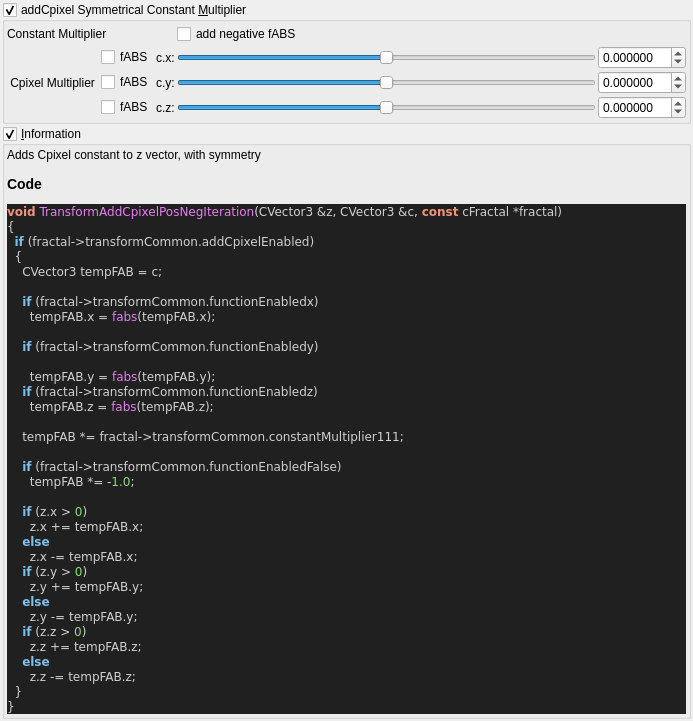
<?xml version="1.0" encoding="UTF-8"?>
<ui version="4.0">
 <class>Form</class>
 <widget class="QWidget" name="Form">
  <property name="geometry">
   <rect>
    <x>0</x>
    <y>0</y>
    <width>693</width>
    <height>665</height>
   </rect>
  </property>
  <property name="windowTitle">
   <string>Form</string>
  </property>
  <layout class="QVBoxLayout" name="verticalLayout">
   <property name="spacing">
    <number>2</number>
   </property>
   <property name="leftMargin">
    <number>2</number>
   </property>
   <property name="topMargin">
    <number>2</number>
   </property>
   <property name="rightMargin">
    <number>2</number>
   </property>
   <property name="bottomMargin">
    <number>2</number>
   </property>
   <item>
    <widget class="MyGroupBox" name="groupCheck_transf_addCpixel_enabled">
     <property name="toolTip">
      <string>&lt;html&gt;&lt;head/&gt;&lt;body&gt;&lt;p&gt;Cpixel is CVector3 c = ( c.x, c.y, c.z). It is  each original point (pixel) in 3D space where the iteration starts from, ( c = original z for each point .) It is commonly found in formula structures z = f(z) + c.&lt;/p&gt;&lt;p&gt;The Cpixel multiplier effectively scales this point &amp;quot;c&amp;quot;.&lt;/p&gt;&lt;p&gt;This transform allows the addition or subtraction of Cpixel, dependent on whether z is postive or negative.&lt;/p&gt;&lt;p&gt;e.g if &lt;span style=&quot; font-style:italic;&quot;&gt;z.x&lt;/span&gt; is positive then &lt;span style=&quot; font-style:italic;&quot;&gt;fabs(c.x)&lt;/span&gt; is added, if &lt;span style=&quot; font-style:italic;&quot;&gt;z.x&lt;/span&gt; is negative then &lt;span style=&quot; font-style:italic;&quot;&gt;fabs(c)&lt;/span&gt; is subtracted. &lt;/p&gt;&lt;p&gt;Also try negative addCpixel constant multipliers.&lt;/p&gt;&lt;p&gt;If checkBoxes are disabled then Cpixel remains signed.&lt;/p&gt;&lt;p&gt;&lt;br/&gt;&lt;/p&gt;&lt;/body&gt;&lt;/html&gt;</string>
     </property>
     <property name="title">
      <string>addCpixel Symmetrical Constant &amp;Multiplier </string>
     </property>
     <property name="checkable">
      <bool>true</bool>
     </property>
     <layout class="QVBoxLayout" name="verticalLayout_49">
      <property name="spacing">
       <number>2</number>
      </property>
      <property name="leftMargin">
       <number>2</number>
      </property>
      <property name="topMargin">
       <number>2</number>
      </property>
      <property name="rightMargin">
       <number>2</number>
      </property>
      <property name="bottomMargin">
       <number>2</number>
      </property>
      <item>
       <layout class="QGridLayout" name="gridLayout_23">
        <property name="spacing">
         <number>2</number>
        </property>
        <item row="1" column="3">
         <widget class="QSlider" name="slider3_transf_constant_multiplier_111_x">
          <property name="sizePolicy">
           <sizepolicy hsizetype="Expanding" vsizetype="Maximum">
            <horstretch>0</horstretch>
            <verstretch>0</verstretch>
           </sizepolicy>
          </property>
          <property name="minimum">
           <number>-10000000</number>
          </property>
          <property name="maximum">
           <number>10000000</number>
          </property>
          <property name="value">
           <number>0</number>
          </property>
          <property name="sliderPosition">
           <number>0</number>
          </property>
          <property name="orientation">
           <enum>Qt::Horizontal</enum>
          </property>
         </widget>
        </item>
        <item row="2" column="3">
         <widget class="QSlider" name="slider3_transf_constant_multiplier_111_y">
          <property name="sizePolicy">
           <sizepolicy hsizetype="Expanding" vsizetype="Maximum">
            <horstretch>0</horstretch>
            <verstretch>0</verstretch>
           </sizepolicy>
          </property>
          <property name="minimum">
           <number>-10000000</number>
          </property>
          <property name="maximum">
           <number>10000000</number>
          </property>
          <property name="value">
           <number>0</number>
          </property>
          <property name="sliderPosition">
           <number>0</number>
          </property>
          <property name="orientation">
           <enum>Qt::Horizontal</enum>
          </property>
         </widget>
        </item>
        <item row="1" column="4">
         <widget class="MyDoubleSpinBox" name="spinbox3_transf_constant_multiplier_111_x">
          <property name="sizePolicy">
           <sizepolicy hsizetype="Minimum" vsizetype="Maximum">
            <horstretch>0</horstretch>
            <verstretch>0</verstretch>
           </sizepolicy>
          </property>
          <property name="prefix">
           <string/>
          </property>
          <property name="suffix">
           <string/>
          </property>
          <property name="decimals">
           <number>6</number>
          </property>
          <property name="minimum">
           <double>-99.989999999999995</double>
          </property>
          <property name="maximum">
           <double>99.989999999999995</double>
          </property>
          <property name="singleStep">
           <double>0.100000000000000</double>
          </property>
         </widget>
        </item>
        <item row="3" column="3">
         <widget class="QSlider" name="slider3_transf_constant_multiplier_111_z">
          <property name="sizePolicy">
           <sizepolicy hsizetype="Expanding" vsizetype="Maximum">
            <horstretch>0</horstretch>
            <verstretch>0</verstretch>
           </sizepolicy>
          </property>
          <property name="minimum">
           <number>-10000000</number>
          </property>
          <property name="maximum">
           <number>10000000</number>
          </property>
          <property name="value">
           <number>0</number>
          </property>
          <property name="sliderPosition">
           <number>0</number>
          </property>
          <property name="orientation">
           <enum>Qt::Horizontal</enum>
          </property>
         </widget>
        </item>
        <item row="1" column="2">
         <widget class="QLabel" name="label_109">
          <property name="text">
           <string>c.x:</string>
          </property>
         </widget>
        </item>
        <item row="2" column="4">
         <widget class="MyDoubleSpinBox" name="spinbox3_transf_constant_multiplier_111_y">
          <property name="sizePolicy">
           <sizepolicy hsizetype="Minimum" vsizetype="Maximum">
            <horstretch>0</horstretch>
            <verstretch>0</verstretch>
           </sizepolicy>
          </property>
          <property name="prefix">
           <string/>
          </property>
          <property name="suffix">
           <string/>
          </property>
          <property name="decimals">
           <number>6</number>
          </property>
          <property name="minimum">
           <double>-99.989999999999995</double>
          </property>
          <property name="maximum">
           <double>99.989999999999995</double>
          </property>
          <property name="singleStep">
           <double>0.100000000000000</double>
          </property>
         </widget>
        </item>
        <item row="3" column="4">
         <widget class="MyDoubleSpinBox" name="spinbox3_transf_constant_multiplier_111_z">
          <property name="sizePolicy">
           <sizepolicy hsizetype="Minimum" vsizetype="Maximum">
            <horstretch>0</horstretch>
            <verstretch>0</verstretch>
           </sizepolicy>
          </property>
          <property name="prefix">
           <string/>
          </property>
          <property name="suffix">
           <string/>
          </property>
          <property name="decimals">
           <number>6</number>
          </property>
          <property name="minimum">
           <double>-99.989999999999995</double>
          </property>
          <property name="maximum">
           <double>99.989999999999995</double>
          </property>
          <property name="singleStep">
           <double>0.100000000000000</double>
          </property>
         </widget>
        </item>
        <item row="2" column="2">
         <widget class="QLabel" name="label_110">
          <property name="text">
           <string>c.y:</string>
          </property>
         </widget>
        </item>
        <item row="3" column="2">
         <widget class="QLabel" name="label_111">
          <property name="text">
           <string>c.z:</string>
          </property>
         </widget>
        </item>
        <item row="3" column="1">
         <widget class="QCheckBox" name="checkBox_transf_function_enabledz">
          <property name="text">
           <string>fABS</string>
          </property>
         </widget>
        </item>
        <item row="1" column="1">
         <widget class="QCheckBox" name="checkBox_transf_function_enabledx">
          <property name="text">
           <string>fABS</string>
          </property>
         </widget>
        </item>
        <item row="2" column="1">
         <widget class="QCheckBox" name="checkBox_transf_function_enabledy">
          <property name="text">
           <string>fABS</string>
          </property>
         </widget>
        </item>
        <item row="2" column="0">
         <widget class="QLabel" name="label_112">
          <property name="text">
           <string> Cpixel Multiplier </string>
          </property>
         </widget>
        </item>
        <item row="0" column="0" colspan="3">
         <widget class="QLabel" name="label_108">
          <property name="text">
           <string>Constant Multiplier</string>
          </property>
         </widget>
        </item>
        <item row="0" column="3">
         <widget class="QCheckBox" name="checkBox_transf_function_enabled_false">
          <property name="text">
           <string>add negative fABS</string>
          </property>
         </widget>
        </item>
       </layout>
      </item>
     </layout>
    </widget>
   </item>
   <item>
    <widget class="MyGroupBox" name="groupCheck_info">
     <property name="title">
      <string>&amp;Information</string>
     </property>
     <property name="flat">
      <bool>false</bool>
     </property>
     <property name="checkable">
      <bool>true</bool>
     </property>
     <layout class="QVBoxLayout" name="verticalLayout_2">
      <property name="spacing">
       <number>2</number>
      </property>
      <property name="leftMargin">
       <number>2</number>
      </property>
      <property name="topMargin">
       <number>2</number>
      </property>
      <property name="rightMargin">
       <number>2</number>
      </property>
      <property name="bottomMargin">
       <number>2</number>
      </property>
      <item>
       <widget class="QLabel" name="label_code_content">
        <property name="text">
         <string>&lt;p&gt;Adds Cpixel constant to z vector, with symmetry&lt;/p&gt;&lt;table&gt;
&lt;/table&gt;
&lt;h3&gt;Code&lt;/h3&gt;
&lt;!DOCTYPE HTML PUBLIC &quot;-//W3C//DTD HTML 4.0 Transitional//EN&quot;&gt;
&lt;html&gt;
&lt;head&gt;
&lt;meta http-equiv=&quot;content-type&quot; content=&quot;text/html; charset=ISO-8859-1&quot;&gt;
&lt;title&gt;Source file&lt;/title&gt;
&lt;/head&gt;
&lt;body style=&quot;background-color:#202020&quot;&gt;
&lt;pre style=&quot;color:#d0d0d0; background-color:#202020;  font-family:'Courier New';&quot;&gt;&lt;span style=&quot;color:#f09479; font-weight:bold&quot;&gt;void&lt;/span&gt; &lt;span style=&quot;color:#e47eed&quot;&gt;TransformAddCpixelPosNegIteration&lt;/span&gt;&lt;span style=&quot;color:#d0d0d0&quot;&gt;(&lt;/span&gt;CVector3 &lt;span style=&quot;color:#d0d0d0&quot;&gt;&amp;amp;&lt;/span&gt;z&lt;span style=&quot;color:#d0d0d0&quot;&gt;,&lt;/span&gt; CVector3 &lt;span style=&quot;color:#d0d0d0&quot;&gt;&amp;amp;&lt;/span&gt;c&lt;span style=&quot;color:#d0d0d0&quot;&gt;,&lt;/span&gt; &lt;span style=&quot;color:#f09479; font-weight:bold&quot;&gt;const&lt;/span&gt; cFractal &lt;span style=&quot;color:#d0d0d0&quot;&gt;*&lt;/span&gt;fractal&lt;span style=&quot;color:#d0d0d0&quot;&gt;)&lt;/span&gt;
&lt;span style=&quot;color:#d0d0d0&quot;&gt;{&lt;/span&gt;
  &lt;span style=&quot;color:#7ec0ee; font-weight:bold&quot;&gt;if&lt;/span&gt; &lt;span style=&quot;color:#d0d0d0&quot;&gt;(&lt;/span&gt;fractal&lt;span style=&quot;color:#d0d0d0&quot;&gt;-&amp;gt;&lt;/span&gt;transformCommon&lt;span style=&quot;color:#d0d0d0&quot;&gt;.&lt;/span&gt;addCpixelEnabled&lt;span style=&quot;color:#d0d0d0&quot;&gt;)&lt;/span&gt;
  &lt;span style=&quot;color:#d0d0d0&quot;&gt;{&lt;/span&gt;
    CVector3 tempFAB &lt;span style=&quot;color:#d0d0d0&quot;&gt;=&lt;/span&gt; c&lt;span style=&quot;color:#d0d0d0&quot;&gt;;&lt;/span&gt;

    &lt;span style=&quot;color:#7ec0ee; font-weight:bold&quot;&gt;if&lt;/span&gt; &lt;span style=&quot;color:#d0d0d0&quot;&gt;(&lt;/span&gt;fractal&lt;span style=&quot;color:#d0d0d0&quot;&gt;-&amp;gt;&lt;/span&gt;transformCommon&lt;span style=&quot;color:#d0d0d0&quot;&gt;.&lt;/span&gt;functionEnabledx&lt;span style=&quot;color:#d0d0d0&quot;&gt;)&lt;/span&gt;
      tempFAB&lt;span style=&quot;color:#d0d0d0&quot;&gt;.&lt;/span&gt;x &lt;span style=&quot;color:#d0d0d0&quot;&gt;=&lt;/span&gt; &lt;span style=&quot;color:#e47eed&quot;&gt;fabs&lt;/span&gt;&lt;span style=&quot;color:#d0d0d0&quot;&gt;(&lt;/span&gt;tempFAB&lt;span style=&quot;color:#d0d0d0&quot;&gt;.&lt;/span&gt;x&lt;span style=&quot;color:#d0d0d0&quot;&gt;);&lt;/span&gt;

    &lt;span style=&quot;color:#7ec0ee; font-weight:bold&quot;&gt;if&lt;/span&gt; &lt;span style=&quot;color:#d0d0d0&quot;&gt;(&lt;/span&gt;fractal&lt;span style=&quot;color:#d0d0d0&quot;&gt;-&amp;gt;&lt;/span&gt;transformCommon&lt;span style=&quot;color:#d0d0d0&quot;&gt;.&lt;/span&gt;functionEnabledy&lt;span style=&quot;color:#d0d0d0&quot;&gt;)&lt;/span&gt;

      tempFAB&lt;span style=&quot;color:#d0d0d0&quot;&gt;.&lt;/span&gt;y &lt;span style=&quot;color:#d0d0d0&quot;&gt;=&lt;/span&gt; &lt;span style=&quot;color:#e47eed&quot;&gt;fabs&lt;/span&gt;&lt;span style=&quot;color:#d0d0d0&quot;&gt;(&lt;/span&gt;tempFAB&lt;span style=&quot;color:#d0d0d0&quot;&gt;.&lt;/span&gt;y&lt;span style=&quot;color:#d0d0d0&quot;&gt;);&lt;/span&gt;
    &lt;span style=&quot;color:#7ec0ee; font-weight:bold&quot;&gt;if&lt;/span&gt; &lt;span style=&quot;color:#d0d0d0&quot;&gt;(&lt;/span&gt;fractal&lt;span style=&quot;color:#d0d0d0&quot;&gt;-&amp;gt;&lt;/span&gt;transformCommon&lt;span style=&quot;color:#d0d0d0&quot;&gt;.&lt;/span&gt;functionEnabledz&lt;span style=&quot;color:#d0d0d0&quot;&gt;)&lt;/span&gt;
      tempFAB&lt;span style=&quot;color:#d0d0d0&quot;&gt;.&lt;/span&gt;z &lt;span style=&quot;color:#d0d0d0&quot;&gt;=&lt;/span&gt; &lt;span style=&quot;color:#e47eed&quot;&gt;fabs&lt;/span&gt;&lt;span style=&quot;color:#d0d0d0&quot;&gt;(&lt;/span&gt;tempFAB&lt;span style=&quot;color:#d0d0d0&quot;&gt;.&lt;/span&gt;z&lt;span style=&quot;color:#d0d0d0&quot;&gt;);&lt;/span&gt;

    tempFAB &lt;span style=&quot;color:#d0d0d0&quot;&gt;*=&lt;/span&gt; fractal&lt;span style=&quot;color:#d0d0d0&quot;&gt;-&amp;gt;&lt;/span&gt;transformCommon&lt;span style=&quot;color:#d0d0d0&quot;&gt;.&lt;/span&gt;constantMultiplier111&lt;span style=&quot;color:#d0d0d0&quot;&gt;;&lt;/span&gt;

    &lt;span style=&quot;color:#7ec0ee; font-weight:bold&quot;&gt;if&lt;/span&gt; &lt;span style=&quot;color:#d0d0d0&quot;&gt;(&lt;/span&gt;fractal&lt;span style=&quot;color:#d0d0d0&quot;&gt;-&amp;gt;&lt;/span&gt;transformCommon&lt;span style=&quot;color:#d0d0d0&quot;&gt;.&lt;/span&gt;functionEnabledFalse&lt;span style=&quot;color:#d0d0d0&quot;&gt;)&lt;/span&gt;
      tempFAB &lt;span style=&quot;color:#d0d0d0&quot;&gt;*= -&lt;/span&gt;&lt;span style=&quot;color:#87df71&quot;&gt;1.0&lt;/span&gt;&lt;span style=&quot;color:#d0d0d0&quot;&gt;;&lt;/span&gt;

    &lt;span style=&quot;color:#7ec0ee; font-weight:bold&quot;&gt;if&lt;/span&gt; &lt;span style=&quot;color:#d0d0d0&quot;&gt;(&lt;/span&gt;z&lt;span style=&quot;color:#d0d0d0&quot;&gt;.&lt;/span&gt;x &lt;span style=&quot;color:#d0d0d0&quot;&gt;&amp;gt;&lt;/span&gt; &lt;span style=&quot;color:#87df71&quot;&gt;0&lt;/span&gt;&lt;span style=&quot;color:#d0d0d0&quot;&gt;)&lt;/span&gt;
      z&lt;span style=&quot;color:#d0d0d0&quot;&gt;.&lt;/span&gt;x &lt;span style=&quot;color:#d0d0d0&quot;&gt;+=&lt;/span&gt; tempFAB&lt;span style=&quot;color:#d0d0d0&quot;&gt;.&lt;/span&gt;x&lt;span style=&quot;color:#d0d0d0&quot;&gt;;&lt;/span&gt;
    &lt;span style=&quot;color:#7ec0ee; font-weight:bold&quot;&gt;else&lt;/span&gt;
      z&lt;span style=&quot;color:#d0d0d0&quot;&gt;.&lt;/span&gt;x &lt;span style=&quot;color:#d0d0d0&quot;&gt;-=&lt;/span&gt; tempFAB&lt;span style=&quot;color:#d0d0d0&quot;&gt;.&lt;/span&gt;x&lt;span style=&quot;color:#d0d0d0&quot;&gt;;&lt;/span&gt;
    &lt;span style=&quot;color:#7ec0ee; font-weight:bold&quot;&gt;if&lt;/span&gt; &lt;span style=&quot;color:#d0d0d0&quot;&gt;(&lt;/span&gt;z&lt;span style=&quot;color:#d0d0d0&quot;&gt;.&lt;/span&gt;y &lt;span style=&quot;color:#d0d0d0&quot;&gt;&amp;gt;&lt;/span&gt; &lt;span style=&quot;color:#87df71&quot;&gt;0&lt;/span&gt;&lt;span style=&quot;color:#d0d0d0&quot;&gt;)&lt;/span&gt;
      z&lt;span style=&quot;color:#d0d0d0&quot;&gt;.&lt;/span&gt;y &lt;span style=&quot;color:#d0d0d0&quot;&gt;+=&lt;/span&gt; tempFAB&lt;span style=&quot;color:#d0d0d0&quot;&gt;.&lt;/span&gt;y&lt;span style=&quot;color:#d0d0d0&quot;&gt;;&lt;/span&gt;
    &lt;span style=&quot;color:#7ec0ee; font-weight:bold&quot;&gt;else&lt;/span&gt;
      z&lt;span style=&quot;color:#d0d0d0&quot;&gt;.&lt;/span&gt;y &lt;span style=&quot;color:#d0d0d0&quot;&gt;-=&lt;/span&gt; tempFAB&lt;span style=&quot;color:#d0d0d0&quot;&gt;.&lt;/span&gt;y&lt;span style=&quot;color:#d0d0d0&quot;&gt;;&lt;/span&gt;
    &lt;span style=&quot;color:#7ec0ee; font-weight:bold&quot;&gt;if&lt;/span&gt; &lt;span style=&quot;color:#d0d0d0&quot;&gt;(&lt;/span&gt;z&lt;span style=&quot;color:#d0d0d0&quot;&gt;.&lt;/span&gt;z &lt;span style=&quot;color:#d0d0d0&quot;&gt;&amp;gt;&lt;/span&gt; &lt;span style=&quot;color:#87df71&quot;&gt;0&lt;/span&gt;&lt;span style=&quot;color:#d0d0d0&quot;&gt;)&lt;/span&gt;
      z&lt;span style=&quot;color:#d0d0d0&quot;&gt;.&lt;/span&gt;z &lt;span style=&quot;color:#d0d0d0&quot;&gt;+=&lt;/span&gt; tempFAB&lt;span style=&quot;color:#d0d0d0&quot;&gt;.&lt;/span&gt;z&lt;span style=&quot;color:#d0d0d0&quot;&gt;;&lt;/span&gt;
    &lt;span style=&quot;color:#7ec0ee; font-weight:bold&quot;&gt;else&lt;/span&gt;
      z&lt;span style=&quot;color:#d0d0d0&quot;&gt;.&lt;/span&gt;z &lt;span style=&quot;color:#d0d0d0&quot;&gt;-=&lt;/span&gt; tempFAB&lt;span style=&quot;color:#d0d0d0&quot;&gt;.&lt;/span&gt;z&lt;span style=&quot;color:#d0d0d0&quot;&gt;;&lt;/span&gt;
  &lt;span style=&quot;color:#d0d0d0&quot;&gt;}&lt;/span&gt;
&lt;span style=&quot;color:#d0d0d0&quot;&gt;}&lt;/span&gt;
&lt;/pre&gt;
&lt;/body&gt;
&lt;/html&gt;
&lt;!--HTML generated by highlight 3.9, http://www.andre-simon.de/--&gt;
</string>
        </property>
        <property name="wordWrap">
         <bool>true</bool>
        </property>
        <property name="openExternalLinks">
         <bool>true</bool>
        </property>
        <property name="textInteractionFlags">
         <set>Qt::LinksAccessibleByMouse|Qt::TextSelectableByMouse</set>
        </property>
       </widget>
      </item>
     </layout>
    </widget>
   </item>
   <item>
    <spacer name="verticalSpacer">
     <property name="orientation">
      <enum>Qt::Vertical</enum>
     </property>
     <property name="sizeHint" stdset="0">
      <size>
       <width>20</width>
       <height>40</height>
      </size>
     </property>
    </spacer>
   </item>
  </layout>
 </widget>
 <customwidgets>
  <customwidget>
   <class>MyDoubleSpinBox</class>
   <extends>QDoubleSpinBox</extends>
   <header>mydoublespinbox.h</header>
  </customwidget>
  <customwidget>
   <class>MyGroupBox</class>
   <extends>QGroupBox</extends>
   <header>mygroupbox.h</header>
   <container>1</container>
  </customwidget>
 </customwidgets>
 <resources/>
 <connections/>
</ui>
